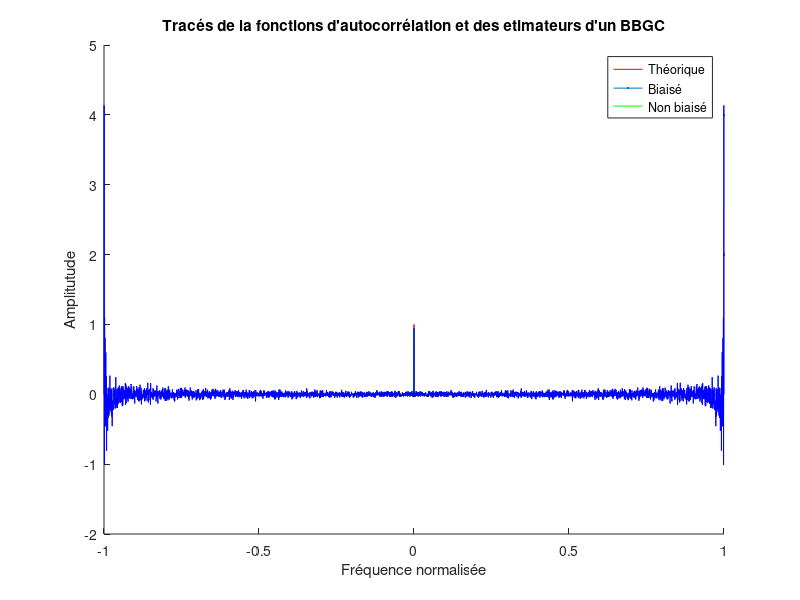
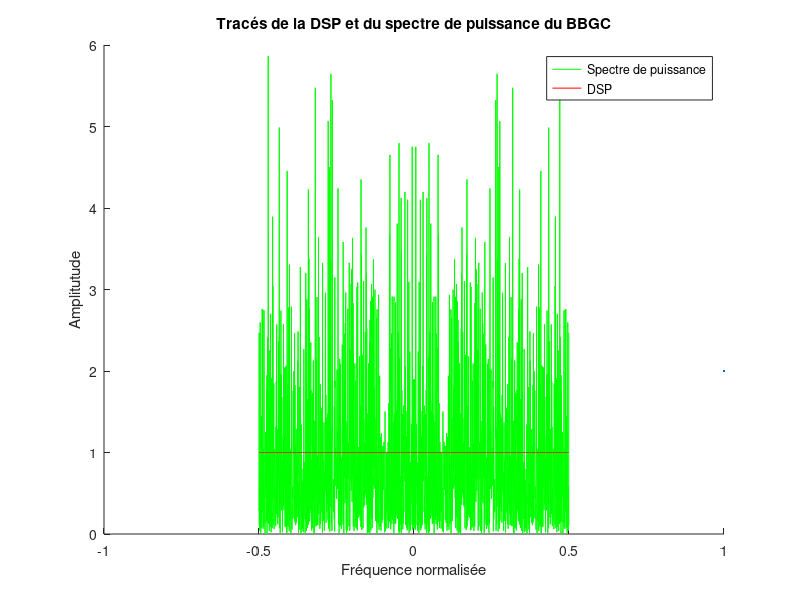

These figures' MATLAB source, in order: (Note: this script raises an error after producing the figures.)
%% Projet Filtrage et Estimateurs
clear 
close all
clc

%% Préliminaire 1
% Paramètres
N = 2048;
sig2 = 1;

% Genration d'un bbgc
bruit = randn(1, N) * sqrt(sig2);

% Fonction d'autocorrélation et estimateurs
xcorr_normalized = xcorr(bruit, N, 'normalized');
xcorr_biased = xcorr(bruit, N, 'biased');
xcorr_unbiased = xcorr(bruit, N, 'unbiased');
freq_corr = -1:1/N:1;

% DSP et spectre de puissance
spectre_puiss = (abs(fftshift(fft(bruit,N))).^2)/N;
DSP = sig2*ones(1,N);
freq_puiss = -1/2:1/N:1/2-1/N;

% Tracés des fonctions d'autocorrélations
figure;
hold on;
plot(freq_corr,xcorr_normalized, 'r', LineWidth=4);
plot(freq_corr,xcorr_biased, 'g', LineWidth=2);
plot(freq_corr,xcorr_unbiased, 'b');
hold off;
legend('Théorique','Biaisé', 'Non biaisé');
title("Tracés de la fonctions d'autocorrélation et des etimateurs d'un BBGC");
ylabel('Amplitutude');
xlabel('Fréquence normalisée')

% Tracés DSP et spectre de puissance
figure;
hold on;
plot(freq_puiss, spectre_puiss, 'g');
plot(freq_puiss, DSP, 'r', LineWidth=2);
hold off;
legend('Spectre de puissance', 'DSP');
title('Tracés de la DSP et du spectre de puissance du BBGC');
ylabel('Amplitutude');
xlabel('Fréquence normalisée');

% Périodogramme de Barlett
NFFT = 256;
f = -1/2:1/NFFT:1/2-1/NFFT;

DSP_Bartlett = bartlett(bruit, NFFT);

figure;
subplot(211);
hold on;
plot(f, DSP_Bartlett, 'r', DisplayName='Périodogramme de Bartlett (NFFT points)');
plot(f, DSP(1:NFFT), 'g', DisplayName='Densité spectrale de puissance');
hold off;
legend();
title("Périodogramme de Bartlett et densité spectrale de puissance");
ylabel('Amplitutude');
xlabel('Fréquence normalisée');
subplot(212);
plot(freq_puiss, spectre_puiss, 'b', DisplayName="Spectre de puissance");
legend();
ylabel('Amplitutude');
xlabel('Fréquence normalisée');
title("Spectre de puissance")

% Périodogramme de Welch

overlap = 0.5;
DSP_Welch = welch(bruit, NFFT, overlap);

figure;
subplot(211)
hold on;
plot(f, DSP_Welch, 'r', DisplayName="Périodogramme de Welch (NFFT points)");
plot(f, DSP(1:NFFT), 'g', DisplayName="Densité spectrale de puissance");
hold off;
legend();
title("Périodogramme de Welch et densité spectrale de puissance");
ylabel('Amplitutude');
xlabel('Fréquence normalisée');
subplot(212);
plot(freq_puiss, spectre_puiss, 'b', DisplayName="Spectre de puissance (N points)");
legend();
ylabel('Amplitutude');
xlabel('Fréquence normalisée');
title("Spectre de puissance")

% Périodogramme de Daniell

M = 20;                          % Taille de la fenetre de lissage
DSP_Daniell = daniell(bruit, M);

figure;
subplot(211)
hold on;
plot(freq_puiss, DSP_Daniell, 'r', DisplayName="Périodogramme de Daniell (N points)");
plot(freq_puiss, DSP, 'g', DisplayName="Densité spectrale de puissance");
hold off;
legend();
title("Périodogramme de Daniell et densité spectrale de puissance");
ylabel('Amplitutude');
xlabel('Fréquence normalisée');
subplot(212);
plot(freq_puiss, spectre_puiss, 'b', DisplayName="Spectre de puissance (N points)");
legend();
ylabel('Amplitutude');
xlabel('Fréquence normalisée');
title("Spectre de puissance")

% Corrélogramme

M_correl = N/5;                             % Tronquage, réduit la variance
correlogram = correlogram(bruit, M_correl);
L = length(correlogram);
f_correl = -1/2:1/L:1/2-1/L;

figure;
subplot(211)
hold on;
plot(f_correl, correlogram, 'r', DisplayName="Corrélogramme");
plot(f_correl, DSP(1:L), 'g', DisplayName="Densité spectrale de puissance");
hold off;
legend();
title("Corrélogramme et densité spectrale de puissance");
ylabel('Amplitutude');
xlabel('Fréquence normalisée');
subplot(212);
plot(freq_puiss, spectre_puiss, 'b', DisplayName="Spectre de puissance (N points)");
legend();
ylabel('Amplitutude');
xlabel('Fréquence normalisée');
title("Spectre de puissance")

% Platitude spectrale
%plat_spectrale = geomean(spectre_puiss)/mean(spectre_puiss);

% Platitude spectrale: caractériser le signal

clear
clc

%% Premiminaire 2

%Chargement d'un signal de parole
signal1 = load('../data/fcno01fz.mat'); %Attention, c'est un struct

%% Paramètres
s = signal1.fcno01fz;
sigma_carre = 100;
len_s = length(s);
Fe = 8000; %Hz ,fréquence d'echantillonnage
t=(0:len_s-1)/Fe;
RSB = 5; % = 5:5:15;

%Paramètres pour le spectrogramme
fenetre = hamming(256); % Fenêtre de Hamming
noverlap = 128; %Chevauchement
nfft = 512; %Nombre de points FFT


%Génération d'un bruit blanc gaussien centré
Bruit = randn(1,len_s);
len_bruit = length(Bruit);

%% Signal bruité sans ajustement ni maitrise du RSB
signalBruit = s +  sigma_carre *Bruit'; % Ajout du bruit au signal avec transposition


%Détermination de la puissance des signaux
%Puissance signal1
Ps= (1/len_s)*sum(s.^2);
fprintf('Ps = %.3f\n',Ps);

%Puissance du bruit
Pb= (1/len_bruit)*sum(Bruit.^2);
fprintf('Pb = %.3f\n',Pb);

%Ajustement
aj = Ps/(Pb * 10^(RSB/10));
alpha = sqrt(aj);

%% Signal bruité avec ajustement du RSB
signalBruit_ajuste = s + alpha * Bruit'; 

%% Affichage
%Signal de parole pur
figure;
subplot(2,1,1);
plot(t,s);
xlabel('Temps (s)')
ylabel('Amplitude')
title('Représentation du signal de parole : fcno01fz')
grid on

subplot(2,1,2);
spectrogram(s, fenetre, noverlap, nfft, Fe, 'yaxis');
title('Spectrogramme du signal de parole : fcno01fz');
colorbar;

%Signal bruité avec ajustement du RSB
figure;
subplot(2,1,1);
plot(t, signalBruit_ajuste);
xlabel('Temps (s)')
ylabel('Amplitude')
title(['Signal de parole bruité avec ajustement du RSB (RSB = ' num2str(RSB) ' dB)']);
grid on;

%Spectrogramme
subplot(2,1,2);
spectrogram(signalBruit_ajuste, fenetre, noverlap, nfft, Fe, 'yaxis');
title(['Spectrogramme du signal bruité avec ajustement du RSB (RSB = ' num2str(RSB) ' dB)']);
colorbar;

%% Préliminaire 3
clear
clc


%Chargement d'un signal de parole
signal1 = load('../data/fcno01fz.mat'); %Attention, c'est un struct

%% Paramètres
s = signal1.fcno01fz;
len_s = length(s);
Fe = 8000; %Hz ,fréquence d'echantillonnage
t=(0:len_s-1)/Fe;
RSB = 10; % = 5:5:15;

% Paramètres du filtre
k_0 = 10;
num = zeros(k_0 + 1, 1);
num(1,1) = 1;
num(k_0 + 1, 1) = 1;
den = 1;

% Paramètres pour le spectrogramme
fenetre = hamming(256); % Fenêtre de Hamming
noverlap = 128; %Chevauchement
nfft = 512; %Nombre de points FFT

%Appel à la fonction qui bruite le signal à un RSB donné
[signalBruit_ajuste, bbgc_ajusted] = bruitageSignal(s, RSB);

%Mise en place du filtre
%y = filter(num,den,s);
y = filter(num,den,signalBruit_ajuste);

%% Affichage
% Signal de parole pur
figure;
subplot(2,1,1);
plot(t,s);
xlabel('Temps (s)')
ylabel('Amplitude')
title('Représentation du signal de parole : fcno01fz')
grid on

subplot(2,1,2);
spectrogram(s, fenetre, noverlap, nfft, Fe, 'yaxis');
title('Spectrogramme du signal de parole : fcno01fz');
colorbar;

%Signal Filtré 
figure;
subplot(2,1,1);
plot(t,y);
xlabel('Temps (s)')
ylabel('Amplitude')
title(['Représentation du signal de parole : fcno01fz filtré (k_0 = ' num2str(k_0) ')']);
grid on

subplot(2,1,2);
spectrogram(y,fenetre,noverlap,nfft, Fe, 'yaxis');
title(['Spectrogramme du signal de parole : fcno01fz filtré (k_0 = ' num2str(k_0) ')'])
colorbar;

%% Préliminaire 4
clear
clc

%% Projet Filtrage et Estimateurs

%Chargement d'un signal de parole
signal1 = load('../data/fcno01fz.mat'); %Attention, c'est un struct


%% Paramètres
s = signal1.fcno01fz;
len_s = length(s);
Fe = 8000; %Hz ,fréquence d'echantillonnage
t=(0:len_s-1)/Fe;
NFFT = 512;
% type_fenetre : @hamming, @hann, @blackman
type_fenetre = @hann;
overlap = 0.5;


%% Mise en place de la méthode d'addition-recouvrement
s_rebuilt = addition_recouvrement(s, NFFT, type_fenetre, overlap);

%Comparaison signal Pur/Reconstruitx
signal_comp = s - s_rebuilt;

%% Affichage

%Signal original
figure;
subplot(311);
plot(t, s);
xlabel('Temps (s)');
ylabel('Amplitude');
title("Représentation du signal de parole : fcno01fz");
grid on;

%Signal reconstruit
subplot(312);
plot(t, s_rebuilt);
xlabel('Temps (s)');
ylabel('Amplitude');
title(['Représentation du signal de parole reconstruit (Fentrage = Hann et Overlap = ' num2str(overlap) ' )']);
grid on;

%Affichage de la comparaison entre le signal pur et le signal reconstruit
subplot(313);
plot(t, signal_comp);
ylim([-30000, 10000]);
xlabel('Temps (s)');
ylabel('Amplitude');
title('Comparaison entre le signal pur et le signal reconstruit');
grid on;

%% Cahier des charges

%% 2.6 - Base de données de signaux bruités
clear
clc

%Chargement des signaux de parole
load("../data/fcno01fz.mat");
load("../data/fcno03fz.mat");
load("../data/fcno04fz.mat");

% Création de la base de donnée de signaux bruités
x1 = fcno01fz;
x2 = fcno03fz;
x3 = fcno04fz;
N_ = length(x3);
x1 = [x1; zeros(N_-length(x1), 1)];  % 0-padding pour mettre les signaux dans une matrice
x2 = [x2; zeros(N_-length(x2), 1)];  % et les filtrer
 
data = [x1, x2, x3];
data_noise = zeros(N_, 9);
associated_noise = zeros(N_, 9);
RSB = 5;
k = 1;
for i=1:9
    [data_noise(:, i), associated_noise(:,i)] = bruitageSignal(data(:,k), RSB);
    RSB = RSB + 5;
    if (RSB == 20)
        RSB = 5;    % On repasse le RSB à 5
        k = k + 1;  % On passe au signal suivant
    end
end

%% Paramètres de la Soustraction Spectrale
NFFT = 512;
overlap = 0.5;
type_fenetre = @hann;
Fe = 8000;
indice_signal_etude = 3; 


signal_original_1 = x1;
signal_bruite_1 = data_noise(:,indice_signal_etude); % Signal bruité (RSB = 5)
bruit_1 = associated_noise(:, indice_signal_etude); % Bruit associé (RSB = 5)


frames_signal_original_1 = decoupage_trames(signal_original_1, NFFT, overlap);

%Soustraction_spectrale
[signal_reconstruit, frames_signal_bruite , frames_trames_rehausses] = soustraction_spectrale_reconstruction(signal_bruite_1, bruit_1, NFFT, overlap, type_fenetre);

%% Affichages

%Paramètre representation temporelle trame
indice_trame = 1;

%Affichage representation temporelle trame
figure;
subplot(2,1,1);
hold on;
plot(frames_signal_original_1(:,indice_trame), 'b', 'LineWidth', 1.5); %Bleu pour Original
plot(frames_signal_bruite(:,indice_trame), 'r--', 'LineWidth', 1); %Rouge pointillé pour Bruité
plot(frames_trames_rehausses(:,indice_trame), 'g', 'LineWidth', 1.5); %Vert pour Rehaussé
hold off;

title(['Comparaison Temporelle de la Trame ', num2str(indice_trame)]);
xlabel('Échantillons');
ylabel('Amplitude');
legend('Original', 'Bruité', 'Rehaussé');
grid on;

%Paramètre spectres d'amplitudes trames
f = (0:NFFT-1) * (Fe / NFFT);
window = type_fenetre(NFFT);


Amplitude_original = abs(fft(frames_signal_original_1(:, indice_trame) .* window));
Amplitude_bruite = abs(fft(frames_signal_bruite(:, indice_trame) .* window));
Amplitude_rehaussee = abs(fft(frames_trames_rehausses(:, indice_trame) .* window));

%Affichage spectres d'amplitudes trames
subplot(2,1,2);
hold on;
plot(f, Amplitude_original, 'b', 'LineWidth', 1.5);
plot(f, Amplitude_bruite, 'r--', 'LineWidth', 1);
plot(f, Amplitude_rehaussee, 'g', 'LineWidth', 1.5);
hold off;

title(['Comparaison du Spectre d''Amplitude de la Trame ', num2str(indice_trame)]);
xlabel('Fréquence (Hz)');
ylabel('|FFT|');
legend('Original', 'Bruité', 'Rehaussé');
grid on;
axis tight;

%Paramètres affichage signal reconstruit
L=length(signal_reconstruit);
t=(0:L-1)/Fe;
noverlap = 128;

%Signal reconstruit
figure;
subplot(2,1,1);
plot(t, signal_reconstruit);
title('Signal de parole Rehaussé (Soustraction Spectrale)');
xlabel('Temps (s)');
ylabel('Amplitude');
grid on

%Spectrogramme signal reconstruit
subplot(2,1,2);
spectrogram(signal_reconstruit, hamming(256), noverlap, NFFT, Fe, 'yaxis');
title('Spectrogramme du signal de parole rehaussé');
colorbar;

%% 2.6 -Gain en RSB sur fcno01fz
clear
clc


%Chargement d'un signal de parole
signal1 = load('../data/fcno01fz.mat');
x1 = signal1.fcno01fz;  
L = length(x1);

%Paramètres de Soustraction Spectrale
NFFT = 512;
overlap = 0.5;
type_fenetre = @hann;
Fe = 8000;

%Paramètres
N_realisations = 30; % Nombre de réalisations pour la moyenne
RSB_cibles = [5, 10, 15]; 
Nb_RSB = length(RSB_cibles);
D = floor(NFFT/2);

Somme_Gain_RSB = zeros(Nb_RSB, 1); %Matrice pour les resultats

% Détermination des RSB
for r = 1:N_realisations
    for j = 1:Nb_RSB
        
        RSB_cible = RSB_cibles(j);
        
        %Bruitage du signal
        [signal_bruite, bruit_associe] = bruitageSignal(x1, RSB_cible);
        
        %Soustraction Spectrale
        [signal_reconstruit, ~, ~] = soustraction_spectrale_reconstruction(signal_bruite, bruit_associe, NFFT, overlap, type_fenetre); %tilde parce que des paramètres ne nous interessent pas
        
        %Alignement nécessaire
        L_alignee = L-D; 
        s1_aligne = x1((D+1):L); 
        signal_reconstruit_aligne = signal_reconstruit(1:L_alignee); 
        bruit_associe_aligne = bruit_associe((D+1):L);

        %Determination RDB initial
        P_s_initial = mean(s1_aligne.^2);
        P_b_initial = mean(bruit_associe_aligne.^2);
        RSB_initial_dB = 10 * log10(P_s_initial/P_b_initial);
        %Determination RDB final
        bruit_residuel = signal_reconstruit_aligne - s1_aligne; 
        P_b_residuel = mean(bruit_residuel.^2);
        RSB_final_dB = 10 * log10(P_s_initial/P_b_residuel);
        
        %Gain
        Gain_RSB = RSB_final_dB - RSB_initial_dB;
        Somme_Gain_RSB(j) = Somme_Gain_RSB(j)+ Gain_RSB;

    end
end

%Moyenne Finale
Gain_RSB_Moyen = Somme_Gain_RSB/N_realisations;

%% Affichage 
fprintf('Tableau Récapitulatif des Gains en RSB\n');
fprintf(' RSB Initial (dB) | Gain Moyen en RSB (dB)\n');
fprintf('-----------------------------------------\n');
for j = 1:Nb_RSB
    fprintf('%18d | %20.2f\n', RSB_cibles(j), Gain_RSB_Moyen(j));
end
fprintf('-----------------------------------------\n');
